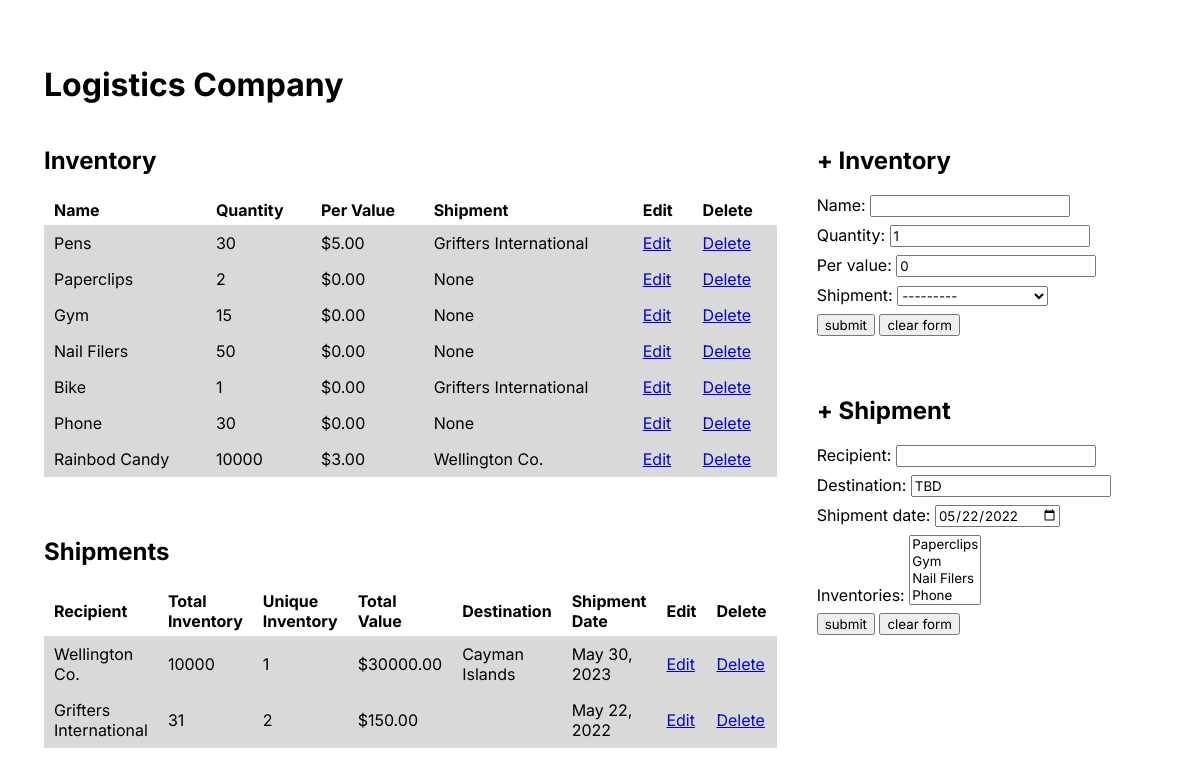
The app's page /, older data.
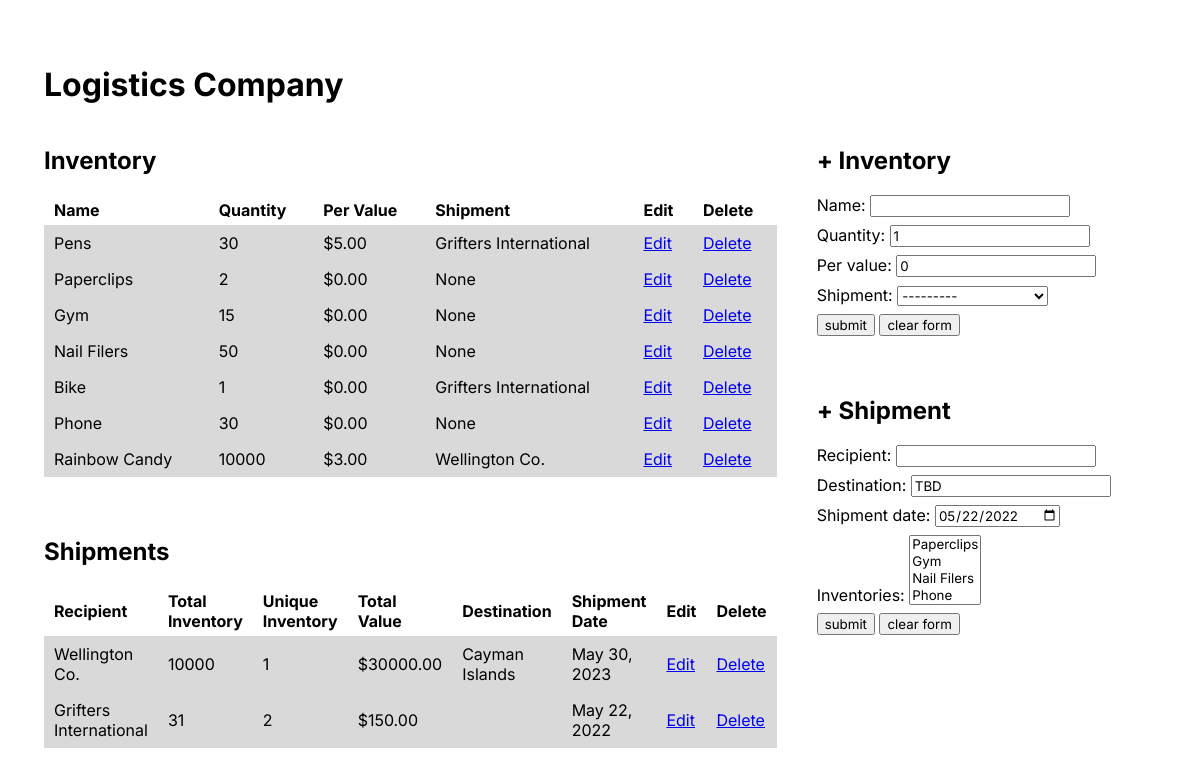
The same page, newer data.
### app/models.py (models this page shows, shortened)
class Inventory(models.Model):
    name =  models.CharField(max_length=200, blank=False)
    quantity = models.IntegerField(default=1, null=False, blank=False)
    per_value = models.DecimalField(default=0, decimal_places=2, max_digits=10, null=False, blank=False)
    shipment = models.ForeignKey("Shipment", null=True, blank=True, on_delete=models.SET_NULL)
    date_created = models.DateTimeField(auto_now_add=True)
    class Meta:
        ordering = ('date_created',)
    def __str__(self):
        return "{}".format(self.name)

class Shipment(models.Model):
    recipient =  models.CharField(max_length=200, blank=False)
    destination = models.CharField(max_length=200, blank=True, default="TBD")
    shipment_date = models.DateField(null=True, blank=True)
    date_created = models.DateTimeField(auto_now_add=True)
    def total_inventory_count(self):
        count = 0
        for item in self.inventory_set.all():
            count += item.quantity
        return count
    def unique_inventory_count(self):
        return self.inventory_set.count()
    def total_value(self):
        value = 0
        for item in self.inventory_set.all():
            value += item.quantity * item.per_value
        return value
    class Meta:
        ordering = ('date_created',)
    def __str__(self):
        return "{}".format(self.recipient)

### app/views.py (the view, shortened to what this page needs)
# urls.py: path('', views.dashboard, name="dashboard"),
def dashboard(request, pk_type=None, pk=None):
    inventories = Inventory.objects.all()
    shipments = Shipment.objects.all()
    inventory_instance = None
    shipment_instance = None
    if pk_type == "inventory" and pk:
        inventory_instance = Inventory.objects.get(pk=pk)
    elif pk_type == "shipment" and pk:
        shipment_instance = Shipment.objects.get(pk=pk)
    inventory_form = InventoryForm(instance=inventory_instance)
    shipment_form = ShipmentForm(instance=shipment_instance)
    context = {
        'inventories':inventories,
        'shipments':shipments,
        'inventory_form': inventory_form,
        'shipment_form': shipment_form,
    }
    template_name = 'index.html'
    return render(request, template_name, context)

### app/forms.py (shortened to what this page needs)
class InventoryForm(forms.ModelForm):
    class Meta:
        model = Inventory
        fields = "__all__"

class ShipmentForm(forms.ModelForm):
    shipment_date = forms.DateField(widget=DateInput(attrs = {'value': datetime.now().strftime("%Y-%m-%d")}))
    inventories = forms.ModelMultipleChoiceField(required=False, queryset=Inventory.objects.filter(shipment=None))
    class Meta:
        model = Shipment
        fields = "__all__"

### templates/index.html (shortened to what this page needs)
{% load static %}
<!DOCTYPE html>
<html lang="en">
<head>
    <link rel="stylesheet" type="text/css" href="{% static 'main.css' %}">
</head>
<body>
    <h1>Logistics Company</h1>
    <div class="content">
        <div class="container left" id="left-container">
            <h2>Inventory</h2>
            <table>
                <tr class="thead">
                    <th>Name</th>
                    <th>Quantity</th>
                    <th>Per Value</th>
                    <th>Shipment</th>
                    <th>Edit</th>
                    <th>Delete</th>
                </tr>
                {% for inventory in inventories %}
                    <tr>
                        <td>{{inventory.name}}</td>
                        <td>{{inventory.quantity}}</td>
                        <td>${{inventory.per_value}}</td>
                        <td>{{inventory.shipment}}</td>
                        <td>
                            <a href="{% url 'load-instance' 'inventory' inventory.id %}">Edit</a>
                        </td>
                        <td>
                            <a href="{% url 'delete-object' 'inventory' inventory.id %}">Delete</a>
                        </td>
                    </tr>
                {% endfor %}
            </table>
            <h2>Shipments</h2>
            <table>
                <tr class="thead">
                    <th>Recipient</th>
                    <th>Total Inventory</th>
                    <th>Unique Inventory</th>
                    <th>Total Value</th>
                    <th>Destination</th>
                    <th>Shipment Date</th>
                    <th>Edit</th>
                    <th>Delete</th>
                </tr>
                {% for shipment in shipments %}
                <tr class="inventory">
                    <td>{{shipment.recipient}}</td>
                    <td>{{shipment.total_inventory_count}}</td>
                    <td>{{shipment.unique_inventory_count}}
                    </td>
                    <td>${{shipment.total_value}}</td>
                    <td>{{shipment.destination}}</td>
                    <td>{{shipment.shipment_date}}</td>
                    <td>
                        <a href="{% url 'load-instance' 'shipment' shipment.id %}">Edit</a>
                    </td>
                    <td>
                        <a href="{% url 'delete-object' 'shipment' shipment.id %}">Delete</a>
                    </td>
                </tr>
                {% endfor %}
            </table>
        </div>
        <div class="container right"  id="left-container">
            <h2>+ Inventory</h2>
            <form method="POST" id="inventory-form">
                {{inventory_form.as_ul}}
                <button>submit</button>
                <a href="{% url 'dashboard' %}"><button>clear form</button></a>
            </form>
            <h2>+ Shipment</h2>
            <form method="POST" id="shipment-form">
                {{shipment_form.as_ul}}
                <button>submit</button>
                <button formaction="{% url 'dashboard' %}">clear form</button>
            </form>
        </div>
    </div>
</body>
</html>

Row changes from the older to the newer data that the page shows:
changed Inventory "Wellington Co.": name "Rainbod Candy" → "Rainbow Candy"
